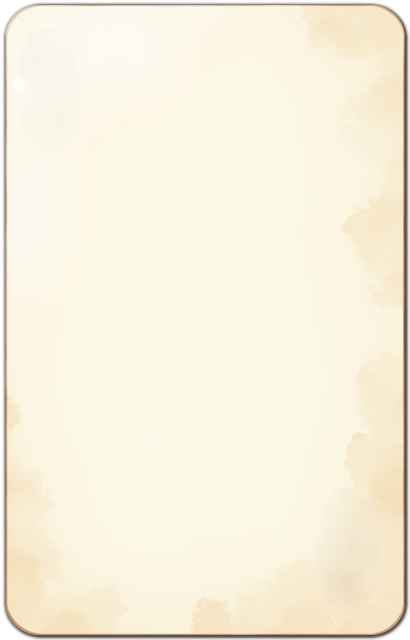
#> input picture src/assets/card_frame.png, 820 x 1280 px (shown at 1/2 size)
$ python card_frame.py ../../src/assets/card_frame.png --out out.png
#> lines starting #> are read from the running program, lines starting #| are printed output that depends on the picture; after the words box and inside, x2 and y2 are one past the last pixel; in counts of white or black regions, pixels touching at a corner belong together
"""生成した紙のテクスチャから、カードの枠（card_frame.png）を組み立てる。

カードの枠は「角丸の紙」でしかないが、角丸の半径と余白は card_art.py の定数と一致していなければ
ならない（絵が枠からはみ出す）。生成では保証できないので、**紙だけ生成させて形はここで作る**。

直接カードとして生成するのは無理だった。「playing card」と言うとトランプの絵札になり、外すと今度は
カードの形が消えて水彩の滲みだけになる（12枚で全滅）。一方、紙のテクスチャは安定して出る。

    python card_frame.py paper.png --out card_frame.png

使った設定は出力の隣へ .json として残す。
"""

from __future__ import annotations

import argparse
import json
from pathlib import Path
import sys

import numpy as np
from PIL import Image, ImageDraw
from scipy.ndimage import gaussian_filter

# 書き先が端末でない Windows でも日本語を書けるように（tests/architecture/pythonStdout.test.ts）。
sys.stdout.reconfigure(encoding="utf-8")

# 出来上がりの寸法と、紙が占める範囲（card_art.py の PAPER_MARGIN / PAPER_RADIUS、
# および Card.ts の PAPER_INSET / PAPER_RADIUS と揃っていなければならない）。
CARD_WIDTH = 410
CARD_HEIGHT = 640
MARGIN = 5
RADIUS = 20
# 角丸の縁を滑らかにするための倍率。この倍で描いてから縮める。
SUPERSAMPLE = 4


def cover(image: Image.Image, width: int, height: int) -> Image.Image:
    """縦横比を保ったまま、指定の寸法を覆うよう拡大縮小して中央で切り出す。"""
#> called with width = 410, height = 640
    scale = max(width / image.width, height / image.height)
#> scale = 0.5
    resized = image.resize((round(image.width * scale), round(image.height * scale)), Image.LANCZOS)
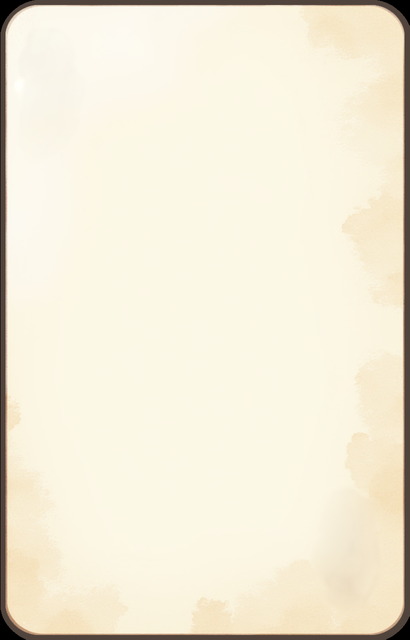
#> resized: PIL image 410x640 RGB; mean R, G, B 242, 235, 216
    left = (resized.width - width) // 2
#> left = 0
    top = (resized.height - height) // 2
#> top = 0
    return resized.crop((left, top, left + width, top + height))


def rounded_mask(width: int, height: int, margin: int, radius: int) -> np.ndarray:
    """角丸のマスク。拡大して描いてから縮めることで、縁の階段を消す。"""
    big = Image.new("L", (width * SUPERSAMPLE, height * SUPERSAMPLE), 0)
    ImageDraw.Draw(big).rounded_rectangle(
        [
            margin * SUPERSAMPLE,
            margin * SUPERSAMPLE,
            (width - margin) * SUPERSAMPLE - 1,
            (height - margin) * SUPERSAMPLE - 1,
        ],
        radius=radius * SUPERSAMPLE,
        fill=255,
    )
    return np.asarray(big.resize((width, height), Image.BOX), dtype=np.float64) / 255.0


def main() -> None:
    parser = argparse.ArgumentParser(description=__doc__)
    parser.add_argument("source", help="紙のテクスチャの生成物")
    parser.add_argument("--out", required=True)
    parser.add_argument("--paper", default="#fcf8e6", help="紙の色を寄せる目標（#RRGGBB）")
    parser.add_argument("--wash", type=float, default=0.0,
                        help="ムラを平均へ寄せる度合い（0〜1）。生成物の染みが強すぎるときに上げる")
    parser.add_argument("--edge", default="#9c8862", help="縁の線の色")
    parser.add_argument("--edge-width", type=float, default=1.5, help="縁の線の太さ")
    parser.add_argument("--margin", type=int, default=MARGIN)
    parser.add_argument("--radius", type=int, default=RADIUS)
    # 影を置けるのは余白の5pxだけ。広く薄く散らすと見えなくなるので、狭く濃くする。
    parser.add_argument("--shadow-offset", type=int, nargs=2, metavar=("DX", "DY"), default=(2, 2),
                        help="影をずらす量（右・下）")
    parser.add_argument("--shadow-blur", type=float, default=1.6, help="影のぼかし")
    parser.add_argument("--shadow-alpha", type=float, default=0.7, help="影の濃さ（0〜1）")
    args = parser.parse_args()

    rgb = np.asarray(cover(Image.open(args.source).convert("RGB"), CARD_WIDTH, CARD_HEIGHT), dtype=np.float64)

    # 生成された紙は濃いので、目標の色へ寄せる。全面が紙なので、平均を合わせるだけでよい。
    goal = np.array([int(args.paper.lstrip("#")[i : i + 2], 16) for i in (0, 2, 4)], dtype=np.float64)
    mean = rgb.reshape(-1, 3).mean(axis=0)
#> mean = [242, 235, 216]
    rgb = np.clip(rgb * np.divide(goal, mean, out=np.ones(3), where=mean > 0), 0, 255)
    # 生成物の染みは、カードの下地としては強すぎることがある。平均へ寄せて薄める。
    if args.wash > 0:
        rgb = rgb * (1 - args.wash) + goal * args.wash

    alpha = rounded_mask(CARD_WIDTH, CARD_HEIGHT, args.margin, args.radius)
#> in rounded_mask, `big = Image.new("L", (width * SUPERSAMPLE, height * SUPERSAMPLE), 0)`: big: PIL image 1640x2560 L; every value is 0
#> in rounded_mask, `ImageDraw.Draw(big).rounded_rectangle( [ margin * SUPERSAMPLE, margin ..`:
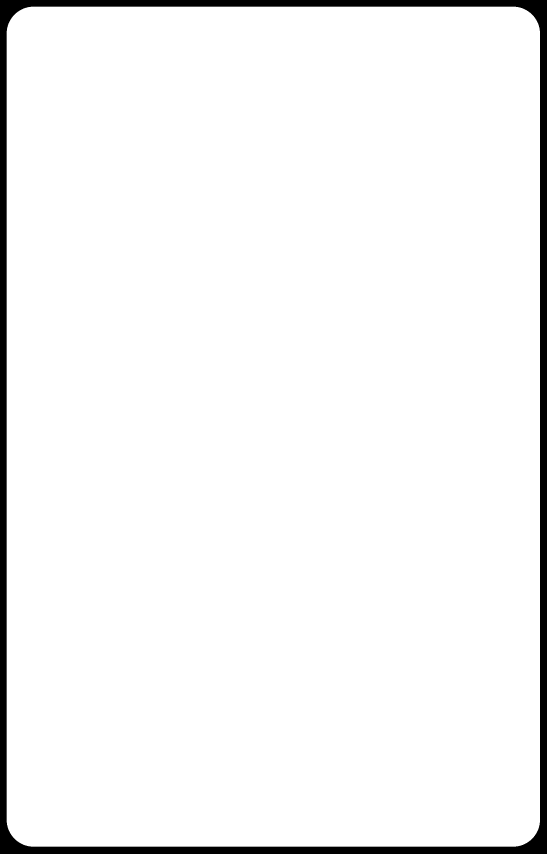
#> big: PIL image 1640x2560 L (shown at 1/3 size); 95.9% white; 1 black region, box (x1, y1, x2, y2) and area: (0, 0, 1640, 2560) 172000

    # 縁の線は、マスクの内側だけに乗るよう、少し内側の角丸との差で描く。
    if args.edge_width > 0:
        inner = rounded_mask(CARD_WIDTH, CARD_HEIGHT, args.margin + round(args.edge_width), args.radius)
#> call 2 of rounded_mask, with width = 410, height = 640, margin = 7, radius = 20
#> in rounded_mask (call 2), `ImageDraw.Draw(big).rounded_rectangle( [ margin * SUPERSAMPLE, margin ..`: big: PIL image 1640x2560 L; 94.3% white; 1 black region, box (x1, y1, x2, y2) and area: (0, 0, 1640, 2560) 237664
#> in rounded_mask (call 2), `return np.asarray(big.resize((width, height), Image.BOX), dtype=np.flo..`:
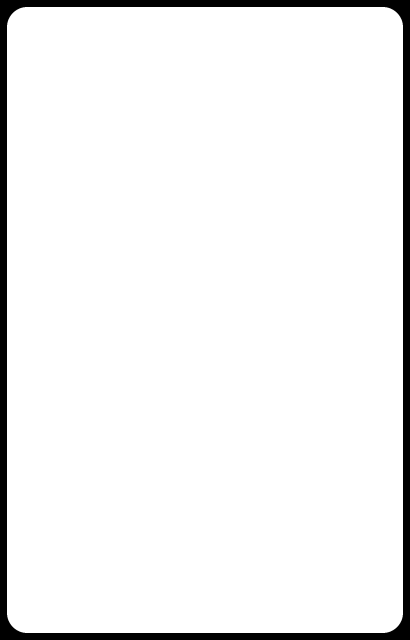
#> returned value: shape (640, 410) float64; min 0, max 1, mean 0.943
        line = np.clip(alpha - inner, 0, 1)[:, :, None]
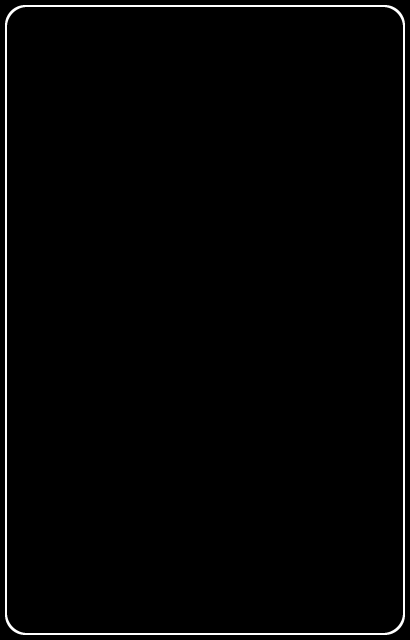
#> line: shape (640, 410, 1) float64; min 0, max 1, mean 0.0156
        edge = np.array([int(args.edge.lstrip("#")[i : i + 2], 16) for i in (0, 2, 4)], dtype=np.float64)
        rgb = rgb * (1 - line) + edge * line

    # 影は絵に描き込む。カードを回すような動きは無いので、別に描くと描画が増えるだけになる。
    if args.shadow_alpha > 0:
        dx, dy = args.shadow_offset
        shadow = gaussian_filter(np.roll(alpha, (dy, dx), axis=(0, 1)), sigma=args.shadow_blur)
        shadow = np.clip(shadow * args.shadow_alpha * (1 - alpha), 0, 1)
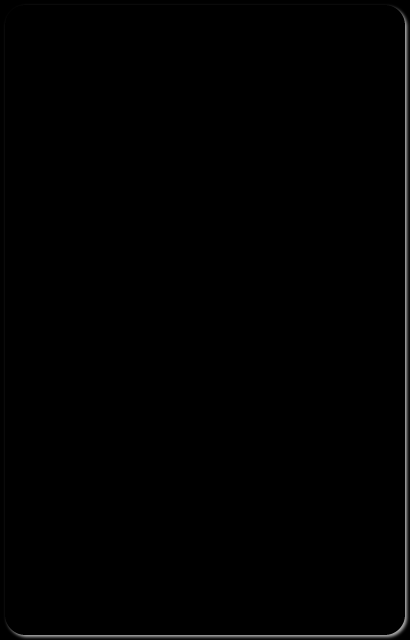
#> shadow: shape (640, 410) float64; min 0, max 0.636, mean 0.00579
        merged = alpha + shadow
        # 影は黒なので、合成後の色はカードの色をカードの不透明度で割ったものになる。
        rgb = rgb * np.divide(alpha, merged, out=np.zeros_like(alpha), where=merged > 0)[:, :, None]
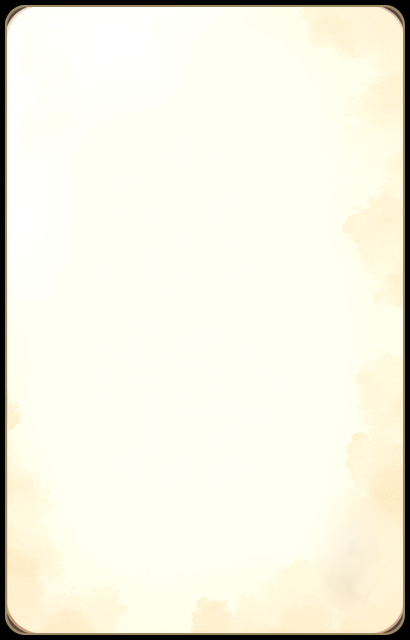
#> rgb: shape (640, 410, 3) float64; mean of channels 0, 1, 2 242.7, 240.8, 227.1; drawn as R, G, B
        alpha = merged

    out = Path(args.out)
    out.parent.mkdir(parents=True, exist_ok=True)
    Image.fromarray(np.dstack([rgb, alpha * 255]).clip(0, 255).astype(np.uint8), "RGBA").save(out)
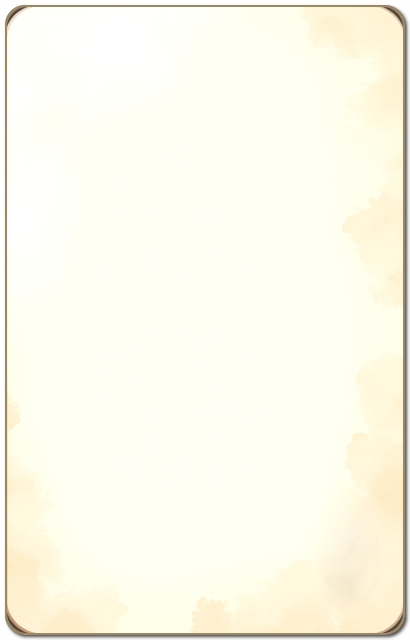
#> saved as out.png: PIL image 410x640 RGBA; mean R, G, B, A 242.7, 240.7, 226.5, 246; transparent parts drawn white

    settings = {
        "source": Path(args.source).name,
        "paper": args.paper,
        "wash": args.wash,
        "edge": args.edge,
        "edgeWidth": args.edge_width,
        "margin": args.margin,
        "radius": args.radius,
        "shadowOffset": args.shadow_offset,
        "shadowBlur": args.shadow_blur,
        "shadowAlpha": args.shadow_alpha,
    }
    out.with_suffix(".json").write_text(json.dumps(settings, ensure_ascii=False, indent=2), "utf-8")
    print(f"{out}  {CARD_WIDTH}x{CARD_HEIGHT}  余白{args.margin} 角丸{args.radius}")


if __name__ == "__main__":
    main()

$ run again, with src/assets/dust_puff.png copied over src/assets/card_frame.png
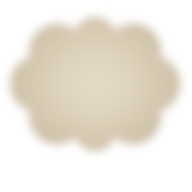
#> input picture src/assets/dust_puff.png, 192 x 192 px
#> scale = 3.33
#> in cover, `return resized.crop((left, top, left + width, top + height))`:
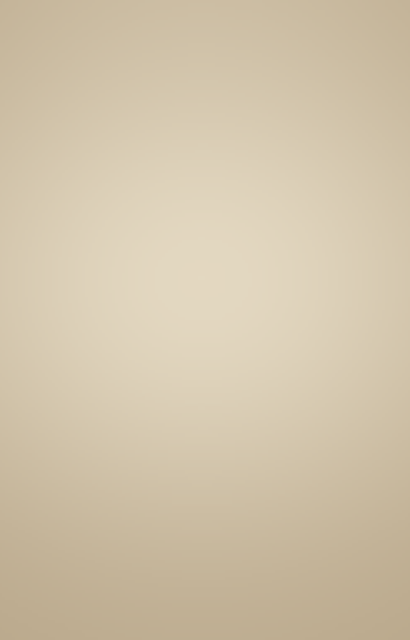
#> returned value: PIL image 410x640 RGB; mean R, G, B 209.4, 195.5, 170.2
#> mean = [209.4, 195.5, 170.2]
#> in main, `Image.fromarray(np.dstack([rgb, alpha * 255]).clip(0, 255).astype(np.u..`:
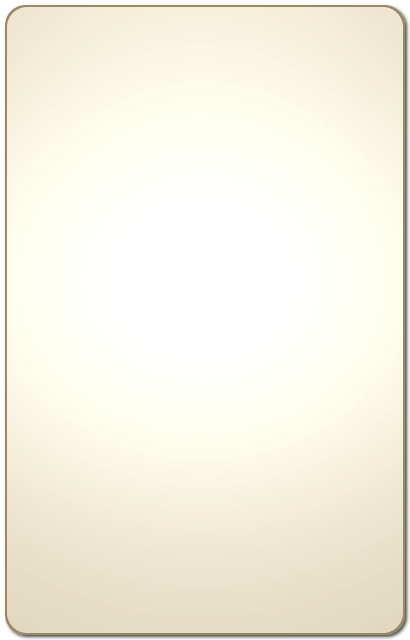
#> saved as out.png: PIL image 410x640 RGBA; mean R, G, B, A 236.8, 233.4, 218.8, 246; transparent parts drawn white

$ run again, with src/assets/flip_digit.png copied over src/assets/card_frame.png
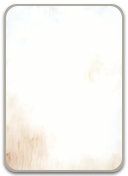
#> input picture src/assets/flip_digit.png, 128 x 176 px
#> scale = 3.64
#> in cover, `return resized.crop((left, top, left + width, top + height))`:
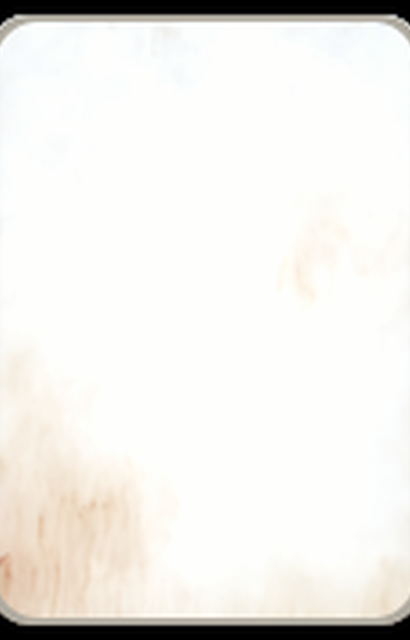
#> returned value: PIL image 410x640 RGB; mean R, G, B 238.2, 236.5, 232.9
#> mean = [238.2, 236.5, 232.9]
#> in main, `Image.fromarray(np.dstack([rgb, alpha * 255]).clip(0, 255).astype(np.u..`:
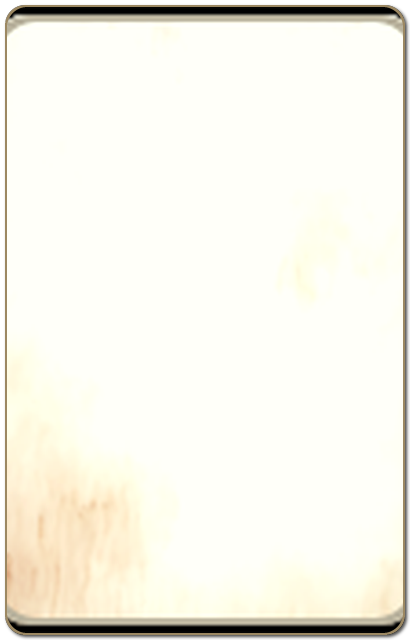
#> saved as out.png: PIL image 410x640 RGBA; mean R, G, B, A 235.7, 233.7, 223.4, 246; transparent parts drawn white
